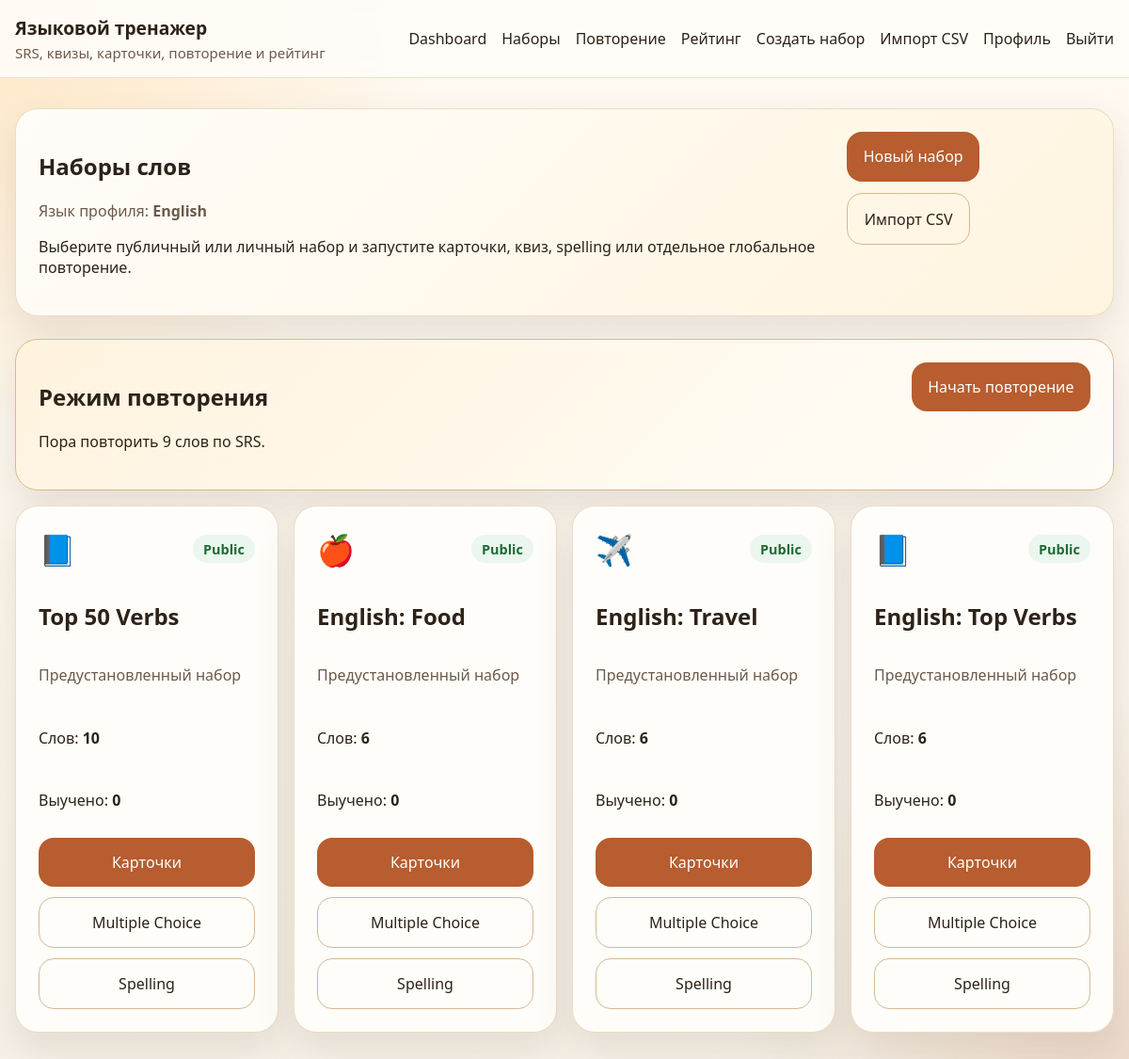
Page /decks/ (signed in) on the committed database.
### trainer/models.py (models this page shows, shortened)
class Profile(models.Model):
    user = models.OneToOneField(User, on_delete=models.CASCADE, related_name="profile")
    target_language = models.CharField(
        max_length=2,
        choices=LanguageChoices.choices,
        blank=True,
        default="",
    )
    total_xp = models.BigIntegerField(default=0)
    streak_count = models.IntegerField(default=0)
    last_activity_date = models.DateField(null=True, blank=True)
    reminders_enabled = models.BooleanField(default=True)
    reminder_channel = models.CharField(
        max_length=32,
        choices=ReminderChannel.choices,
        default=ReminderChannel.WEBHOOK,
    )
    reminder_webhook_url = models.URLField(blank=True, default="")

class Deck(models.Model):
    title = models.CharField(max_length=255)
    icon = models.CharField(max_length=8, default="📚")
    language = models.CharField(max_length=2, choices=LanguageChoices.choices)
    owner = models.ForeignKey(
        settings.AUTH_USER_MODEL,
        on_delete=models.CASCADE,
        related_name="owned_decks",
        null=True,
        blank=True,
    )
    class Meta:
        ordering = ("title",)
    @property
    def is_public(self) -> bool:
        return self.owner_id is None

### trainer/views.py (the view)
# urls.py: path("decks/", DeckListView.as_view(), name="deck-list"),
class DeckListView(LoginRequiredMixin, TemplateView):
    template_name = "trainer/deck_list.html"
    def get_context_data(self, **kwargs) -> dict:
        context = super().get_context_data(**kwargs)
        profile, _ = Profile.objects.get_or_create(user=self.request.user)
        if not profile.target_language:
            return context
        decks = (
            get_accessible_decks(self.request.user, language=profile.target_language)
            .annotate(word_count=Count("words"))
            .select_related("owner")
        )
        learned_progress = UserWordProgress.objects.filter(
            user=self.request.user,
            word__deck__in=decks,
            is_learned=True,
        ).values_list("word__deck_id")
        learned_by_deck: dict[int, int] = {}
        for deck_id in learned_progress:
            learned_by_deck[deck_id[0]] = learned_by_deck.get(deck_id[0], 0) + 1
        deck_cards = []
        for deck in decks:
            deck_cards.append(
                {
                    "deck": deck,
                    "word_count": deck.word_count,
                    "learned_count": learned_by_deck.get(deck.id, 0),
                    "is_owner": deck.owner_id == self.request.user.id,
                }
            )
        context["profile"] = profile
        context["deck_cards"] = deck_cards
        context["due_review_count"] = get_due_review_count(self.request.user)
        return context
    def dispatch(self, request: HttpRequest, *args, **kwargs) -> HttpResponse:
        if not request.user.is_authenticated:
            return super().dispatch(request, *args, **kwargs)
        profile, _ = Profile.objects.get_or_create(user=request.user)
        if not profile.target_language:
            messages.info(request, "Сначала выберите язык в профиле.")
            return redirect("profile")
        return super().dispatch(request, *args, **kwargs)

### trainer/services.py (called while the page is built)
def get_accessible_decks(user, language: str | None = None):
    queryset = Deck.objects.filter(Q(owner__isnull=True) | Q(owner=user))
    if language:
        queryset = queryset.filter(language=language)
    return queryset

def get_due_review_words(user):
    now = timezone.now()
    decks = get_accessible_decks(user)
    return Word.objects.filter(deck__in=decks, user_progress__user=user, user_progress__next_review__lte=now).select_related(
        "deck"
    )

def get_due_review_count(user) -> int:
    return get_due_review_words(user).count()

### templates/trainer/deck_list.html (shortened to what this page needs)
{% extends "base.html" %}
{% block content %}
<section class="hero card">
    <div class="section-row">
        <div>
            <h1>Наборы слов</h1>
            <p class="muted">Язык профиля: <strong>{{ profile.get_target_language_display }}</strong></p>
            <p>Выберите публичный или личный набор и запустите карточки, квиз, spelling или отдельное глобальное повторение.</p>
        </div>
        <div class="button-group no-margin">
            <a class="button" href="{% url 'deck-create' %}">Новый набор</a>
            <a class="button secondary" href="{% url 'deck-import' %}">Импорт CSV</a>
        </div>
    </div>
</section>
<section class="card review-strip {% if due_review_count %}review-strip-active{% endif %}">
    <div class="section-row">
        <div>
            <h2>Режим повторения</h2>
            {% if due_review_count %}
                <p>Пора повторить {{ due_review_count }} слов по SRS.</p>
            {% else %}
                <p>Сегодня нет слов с датой повторения на сейчас.</p>
            {% endif %}
        </div>
        {% if due_review_count %}
            <a class="button" href="{% url 'review-start' %}">Начать повторение</a>
        {% else %}
            <a class="button secondary" href="{% url 'dashboard' %}">К dashboard</a>
        {% endif %}
    </div>
</section>
<section class="deck-grid">
    {% for item in deck_cards %}
        <article class="card deck-card">
            <div class="deck-meta-top">
                <div class="deck-icon">{{ item.deck.icon }}</div>
                <span class="pill {% if item.deck.is_public %}pill-public{% else %}pill-private{% endif %}">
                    {% if item.deck.is_public %}Public{% else %}Private{% endif %}
                </span>
            </div>
            <h2>{{ item.deck.title }}</h2>
            <p class="muted">
                {% if item.deck.is_public %}
                    Предустановленный набор
                {% else %}
                    Ваш личный набор
                {% endif %}
            </p>
            <p>Слов: <strong>{{ item.word_count }}</strong></p>
            <p>Выучено: <strong>{{ item.learned_count }}</strong></p>
            <div class="mode-grid">
                <a class="button" href="{% url 'study-start' item.deck.id 'flashcards' %}">Карточки</a>
                <a class="button secondary" href="{% url 'study-start' item.deck.id 'multiple_choice' %}">Multiple Choice</a>
                <a class="button secondary" href="{% url 'study-start' item.deck.id 'spelling' %}">Spelling</a>
            </div>
        </article>
    {% empty %}
        <article class="card">
            <h2>Наборы пока не найдены</h2>
            <p>Создайте свой набор или импортируйте CSV в личном кабинете.</p>
        </article>
    {% endfor %}
</section>
{% endblock %}

### templates/base.html (shortened to what this page needs)
{% load static %}
<!DOCTYPE html>
<html lang="ru">
<head>
    <link rel="stylesheet" href="{% static 'css/styles.css' %}">
</head>
<body>
    <header class="site-header">
        <div class="container header-row">
            <div>
                <a class="brand" href="{% url 'home' %}">Языковой тренажер</a>
                <p class="brand-subtitle">SRS, квизы, карточки, повторение и рейтинг</p>
            </div>
            <nav class="nav">
                {% if user.is_authenticated %}
                    <a href="{% url 'dashboard' %}">Dashboard</a>
                    <a href="{% url 'deck-list' %}">Наборы</a>
                    <a href="{% url 'review-start' %}">Повторение</a>
                    <a href="{% url 'leaderboard' %}">Рейтинг</a>
                    <a href="{% url 'deck-create' %}">Создать набор</a>
                    <a href="{% url 'deck-import' %}">Импорт CSV</a>
                    <a href="{% url 'profile' %}">Профиль</a>
                    <form method="post" action="{% url 'logout' %}">
                        <button type="submit" class="link-button">Выйти</button>
                    </form>
                {% else %}
                    <a href="{% url 'login' %}">Вход</a>
                    <a href="{% url 'register' %}">Регистрация</a>
                {% endif %}
            </nav>
        </div>
    </header>
    <main class="container page">
        {% block content %}{% endblock %}
    </main>
</body>
</html>

### static/css/styles.css (style rules this page uses)
:root { --bg: #f6f1e8; --panel: #fffdf9; --panel-strong: #fff4df; --line: #eadbc8; --line-strong: #d7b894; --text: #2d2218; --muted: #6c5a4c; --accent: #b75d2f; --accent-dark: #874019; --success: #e2f5e8; --success-text: #235b34; --error: #fde8e4; --error-text: #8f3121; --info: #e7f0ff; --info-text: #234c8b; --public: #ebf6ee; --private: #fff1db; --shadow: 0 18px 40px rgba(94, 64, 36, 0.12); }
* { box-sizing: border-box; }
body { margin: 0; font-family: "Segoe UI", Tahoma, sans-serif; color: var(--text); background: radial-gradient(circle at top left, rgba(255, 214, 153, 0.5), transparent 28%), radial-gradient(circle at bottom right, rgba(183, 93, 47, 0.16), transparent 25%), linear-gradient(180deg, #fff9f1 0%, var(--bg) 100%); min-height: 100vh; }
a { color: inherit; text-decoration: none; }
.container { width: min(1180px, calc(100% - 2rem)); margin: 0 auto; }
.site-header { border-bottom: 1px solid rgba(234, 219, 200, 0.8); background: rgba(255, 253, 249, 0.9); backdrop-filter: blur(10px); position: sticky; top: 0; z-index: 10; }
.header-row { display: flex; align-items: center; justify-content: space-between; gap: 1rem; padding: 1rem 0; }
.brand { display: block; font-size: 1.2rem; font-weight: 800; }
.brand-subtitle { margin: 0.2rem 0 0; color: var(--muted); font-size: 0.94rem; }
.nav { display: flex; align-items: center; gap: 1rem; flex-wrap: wrap; }
.page { padding: 2rem 0 3rem; }
.card { background: var(--panel); border: 1px solid rgba(234, 219, 200, 0.95); border-radius: 24px; padding: 1.5rem; box-shadow: var(--shadow); }
.hero { margin-bottom: 1.5rem; background: linear-gradient(135deg, var(--panel) 0%, var(--panel-strong) 100%); }
.section-row { display: flex; justify-content: space-between; align-items: flex-start; gap: 1rem; }
.stats-grid, .deck-grid, .content-grid { display: grid; gap: 1rem; }
.deck-grid { grid-template-columns: repeat(auto-fit, minmax(280px, 1fr)); }
.stat-card h2, .deck-card h2 { margin-bottom: 0.4rem; }
.deck-card { display: flex; flex-direction: column; gap: 0.8rem; }
.review-strip { margin-bottom: 1rem; }
.review-strip-active, .review-cta-active { background: linear-gradient(135deg, #fff3de 0%, #fffdf8 100%); border-color: #e2b781; }
.deck-meta-top { display: flex; justify-content: space-between; align-items: center; }
.deck-icon { font-size: 2rem; }
.pill { display: inline-flex; align-items: center; border-radius: 999px; padding: 0.35rem 0.7rem; font-size: 0.9rem; font-weight: 700; }
.pill-public { background: var(--public); color: #1f6a36; }
.mode-grid { display: grid; grid-template-columns: 1fr; gap: 0.65rem; }
.option-button, .button, .link-button { border: none; border-radius: 16px; padding: 0.95rem 1.1rem; font: inherit; cursor: pointer; transition: transform 0.18s ease, background-color 0.18s ease, color 0.18s ease, border-color 0.18s ease; }
.option-button, .button { background: var(--accent); color: #fff; text-align: center; }
.secondary { background: transparent; border: 1px solid var(--line-strong); color: var(--text); }
.link-button { background: transparent; padding: 0; color: var(--text); }
.muted, .field-help { color: var(--muted); }
.button-group { display: flex; gap: 0.8rem; flex-wrap: wrap; margin-top: 1.2rem; }
.no-margin { margin: 0; }

### rows in the picture
Profile: target_language "English"
Deck: deck.icon "📘", shows "Public", deck "Top 50 Verbs", shows "Предустановленный набор", word_count "10", learned_count "0"
Deck: deck.icon "🍎", shows "Public", deck "English: Food", shows "Предустановленный набор", word_count "6", learned_count "0"
Deck: deck.icon "✈️", shows "Public", deck "English: Travel", shows "Предустановленный набор", word_count "6", learned_count "0"
Deck: deck.icon "📘", shows "Public", deck "English: Top Verbs", shows "Предустановленный набор", word_count "6", learned_count "0"

### other values in the picture
{{ due_review_count }} "9"
